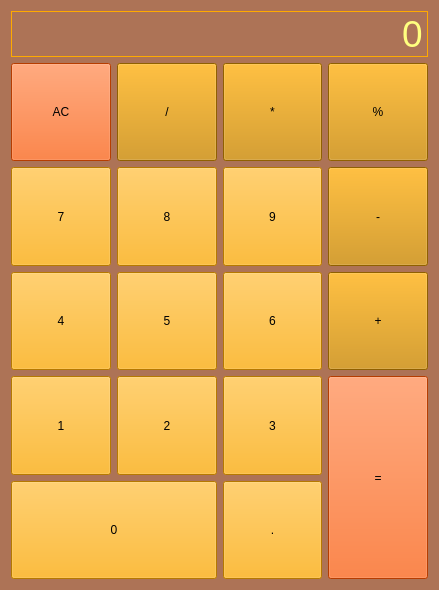
<?xml version="1.0" encoding="UTF-8"?>
<ui version="4.0">
 <class>MainWindow</class>
 <widget class="QMainWindow" name="MainWindow">
  <property name="geometry">
   <rect>
    <x>0</x>
    <y>0</y>
    <width>439</width>
    <height>590</height>
   </rect>
  </property>
  <property name="windowTitle">
   <string>MainWindow</string>
  </property>
  <property name="styleSheet">
   <string notr="true">background-color:rgb(173, 115, 86)</string>
  </property>
  <widget class="QWidget" name="centralWidget">
   <layout class="QVBoxLayout" name="verticalLayout">
    <item>
     <widget class="QLineEdit" name="result">
      <property name="sizePolicy">
       <sizepolicy hsizetype="Expanding" vsizetype="Fixed">
        <horstretch>0</horstretch>
        <verstretch>100</verstretch>
       </sizepolicy>
      </property>
      <property name="font">
       <font>
        <pointsize>28</pointsize>
       </font>
      </property>
      <property name="styleSheet">
       <string notr="true">color: rgb(255, 255, 127);
border: 1px solid rgb(255, 170, 0)</string>
      </property>
      <property name="text">
       <string>0</string>
      </property>
      <property name="alignment">
       <set>Qt::AlignRight|Qt::AlignTrailing|Qt::AlignVCenter</set>
      </property>
     </widget>
    </item>
    <item>
     <layout class="QGridLayout" name="gridLayout">
      <item row="4" column="0" colspan="2">
       <widget class="QPushButton" name="pushButton_10">
        <property name="sizePolicy">
         <sizepolicy hsizetype="Minimum" vsizetype="Minimum">
          <horstretch>0</horstretch>
          <verstretch>0</verstretch>
         </sizepolicy>
        </property>
        <property name="baseSize">
         <size>
          <width>0</width>
          <height>0</height>
         </size>
        </property>
        <property name="styleSheet">
         <string notr="true">background-color: rgb(255, 170, 0)</string>
        </property>
        <property name="text">
         <string>0</string>
        </property>
       </widget>
      </item>
      <item row="0" column="0">
       <widget class="QPushButton" name="clear_btn">
        <property name="sizePolicy">
         <sizepolicy hsizetype="Minimum" vsizetype="Minimum">
          <horstretch>0</horstretch>
          <verstretch>0</verstretch>
         </sizepolicy>
        </property>
        <property name="styleSheet">
         <string notr="true">background-color: rgb(255, 85, 0)</string>
        </property>
        <property name="text">
         <string>AC</string>
        </property>
       </widget>
      </item>
      <item row="3" column="1">
       <widget class="QPushButton" name="pushButton_8">
        <property name="sizePolicy">
         <sizepolicy hsizetype="Minimum" vsizetype="Minimum">
          <horstretch>0</horstretch>
          <verstretch>0</verstretch>
         </sizepolicy>
        </property>
        <property name="baseSize">
         <size>
          <width>0</width>
          <height>0</height>
         </size>
        </property>
        <property name="styleSheet">
         <string notr="true">background-color: rgb(255, 170, 0)</string>
        </property>
        <property name="text">
         <string>2</string>
        </property>
       </widget>
      </item>
      <item row="1" column="1">
       <widget class="QPushButton" name="pushButton_3">
        <property name="sizePolicy">
         <sizepolicy hsizetype="Minimum" vsizetype="Minimum">
          <horstretch>0</horstretch>
          <verstretch>0</verstretch>
         </sizepolicy>
        </property>
        <property name="baseSize">
         <size>
          <width>0</width>
          <height>0</height>
         </size>
        </property>
        <property name="styleSheet">
         <string notr="true">background-color: rgb(255, 170, 0)</string>
        </property>
        <property name="text">
         <string>8</string>
        </property>
       </widget>
      </item>
      <item row="2" column="1">
       <widget class="QPushButton" name="pushButton_5">
        <property name="sizePolicy">
         <sizepolicy hsizetype="Minimum" vsizetype="Minimum">
          <horstretch>0</horstretch>
          <verstretch>0</verstretch>
         </sizepolicy>
        </property>
        <property name="baseSize">
         <size>
          <width>0</width>
          <height>0</height>
         </size>
        </property>
        <property name="styleSheet">
         <string notr="true">background-color: rgb(255, 170, 0)</string>
        </property>
        <property name="text">
         <string>5</string>
        </property>
       </widget>
      </item>
      <item row="2" column="3">
       <widget class="QPushButton" name="pushButton_14">
        <property name="sizePolicy">
         <sizepolicy hsizetype="Minimum" vsizetype="Minimum">
          <horstretch>0</horstretch>
          <verstretch>0</verstretch>
         </sizepolicy>
        </property>
        <property name="baseSize">
         <size>
          <width>0</width>
          <height>0</height>
         </size>
        </property>
        <property name="styleSheet">
         <string notr="true">background-color: rgb(202, 135, 0)</string>
        </property>
        <property name="text">
         <string>+</string>
        </property>
       </widget>
      </item>
      <item row="1" column="0">
       <widget class="QPushButton" name="pushButton_2">
        <property name="sizePolicy">
         <sizepolicy hsizetype="Minimum" vsizetype="Minimum">
          <horstretch>0</horstretch>
          <verstretch>0</verstretch>
         </sizepolicy>
        </property>
        <property name="baseSize">
         <size>
          <width>0</width>
          <height>0</height>
         </size>
        </property>
        <property name="styleSheet">
         <string notr="true">background-color: rgb(255, 170, 0)</string>
        </property>
        <property name="text">
         <string>7</string>
        </property>
       </widget>
      </item>
      <item row="0" column="2">
       <widget class="QPushButton" name="pushButton_19">
        <property name="sizePolicy">
         <sizepolicy hsizetype="Minimum" vsizetype="Minimum">
          <horstretch>0</horstretch>
          <verstretch>0</verstretch>
         </sizepolicy>
        </property>
        <property name="styleSheet">
         <string notr="true">background-color: rgb(202, 135, 0)</string>
        </property>
        <property name="text">
         <string>*</string>
        </property>
       </widget>
      </item>
      <item row="0" column="3">
       <widget class="QPushButton" name="pushButton_20">
        <property name="sizePolicy">
         <sizepolicy hsizetype="Minimum" vsizetype="Minimum">
          <horstretch>0</horstretch>
          <verstretch>0</verstretch>
         </sizepolicy>
        </property>
        <property name="styleSheet">
         <string notr="true">background-color: rgb(202, 135, 0)</string>
        </property>
        <property name="text">
         <string>%</string>
        </property>
       </widget>
      </item>
      <item row="1" column="2">
       <widget class="QPushButton" name="pushButton">
        <property name="sizePolicy">
         <sizepolicy hsizetype="Minimum" vsizetype="Minimum">
          <horstretch>0</horstretch>
          <verstretch>0</verstretch>
         </sizepolicy>
        </property>
        <property name="baseSize">
         <size>
          <width>0</width>
          <height>0</height>
         </size>
        </property>
        <property name="styleSheet">
         <string notr="true">background-color: rgb(255, 170, 0)</string>
        </property>
        <property name="text">
         <string>9</string>
        </property>
       </widget>
      </item>
      <item row="1" column="3">
       <widget class="QPushButton" name="pushButton_13">
        <property name="sizePolicy">
         <sizepolicy hsizetype="Minimum" vsizetype="Minimum">
          <horstretch>0</horstretch>
          <verstretch>0</verstretch>
         </sizepolicy>
        </property>
        <property name="baseSize">
         <size>
          <width>0</width>
          <height>0</height>
         </size>
        </property>
        <property name="styleSheet">
         <string notr="true">background-color: rgb(202, 135, 0)</string>
        </property>
        <property name="text">
         <string>-</string>
        </property>
       </widget>
      </item>
      <item row="0" column="1">
       <widget class="QPushButton" name="pushButton_18">
        <property name="sizePolicy">
         <sizepolicy hsizetype="Minimum" vsizetype="Minimum">
          <horstretch>0</horstretch>
          <verstretch>0</verstretch>
         </sizepolicy>
        </property>
        <property name="styleSheet">
         <string notr="true">background-color: rgb(202, 135, 0)</string>
        </property>
        <property name="text">
         <string>/</string>
        </property>
       </widget>
      </item>
      <item row="2" column="2">
       <widget class="QPushButton" name="pushButton_6">
        <property name="sizePolicy">
         <sizepolicy hsizetype="Minimum" vsizetype="Minimum">
          <horstretch>0</horstretch>
          <verstretch>0</verstretch>
         </sizepolicy>
        </property>
        <property name="baseSize">
         <size>
          <width>0</width>
          <height>0</height>
         </size>
        </property>
        <property name="styleSheet">
         <string notr="true">background-color: rgb(255, 170, 0)</string>
        </property>
        <property name="text">
         <string>6</string>
        </property>
       </widget>
      </item>
      <item row="3" column="2">
       <widget class="QPushButton" name="pushButton_9">
        <property name="sizePolicy">
         <sizepolicy hsizetype="Minimum" vsizetype="Minimum">
          <horstretch>0</horstretch>
          <verstretch>0</verstretch>
         </sizepolicy>
        </property>
        <property name="baseSize">
         <size>
          <width>0</width>
          <height>0</height>
         </size>
        </property>
        <property name="styleSheet">
         <string notr="true">background-color: rgb(255, 170, 0)</string>
        </property>
        <property name="text">
         <string>3</string>
        </property>
       </widget>
      </item>
      <item row="4" column="2">
       <widget class="QPushButton" name="pushButton_12">
        <property name="sizePolicy">
         <sizepolicy hsizetype="Minimum" vsizetype="Minimum">
          <horstretch>0</horstretch>
          <verstretch>0</verstretch>
         </sizepolicy>
        </property>
        <property name="baseSize">
         <size>
          <width>0</width>
          <height>0</height>
         </size>
        </property>
        <property name="styleSheet">
         <string notr="true">background-color: rgb(255, 170, 0)</string>
        </property>
        <property name="text">
         <string>.</string>
        </property>
       </widget>
      </item>
      <item row="2" column="0">
       <widget class="QPushButton" name="pushButton_4">
        <property name="sizePolicy">
         <sizepolicy hsizetype="Minimum" vsizetype="Minimum">
          <horstretch>0</horstretch>
          <verstretch>0</verstretch>
         </sizepolicy>
        </property>
        <property name="baseSize">
         <size>
          <width>0</width>
          <height>0</height>
         </size>
        </property>
        <property name="styleSheet">
         <string notr="true">background-color: rgb(255, 170, 0)</string>
        </property>
        <property name="text">
         <string>4</string>
        </property>
       </widget>
      </item>
      <item row="3" column="0">
       <widget class="QPushButton" name="pushButton_7">
        <property name="sizePolicy">
         <sizepolicy hsizetype="Minimum" vsizetype="Minimum">
          <horstretch>0</horstretch>
          <verstretch>0</verstretch>
         </sizepolicy>
        </property>
        <property name="baseSize">
         <size>
          <width>0</width>
          <height>0</height>
         </size>
        </property>
        <property name="styleSheet">
         <string notr="true">background-color: rgb(255, 170, 0)</string>
        </property>
        <property name="text">
         <string>1</string>
        </property>
       </widget>
      </item>
      <item row="3" column="3" rowspan="2">
       <widget class="QPushButton" name="pushButton_16">
        <property name="sizePolicy">
         <sizepolicy hsizetype="Minimum" vsizetype="Minimum">
          <horstretch>0</horstretch>
          <verstretch>0</verstretch>
         </sizepolicy>
        </property>
        <property name="baseSize">
         <size>
          <width>0</width>
          <height>0</height>
         </size>
        </property>
        <property name="styleSheet">
         <string notr="true">background-color: rgb(255, 85, 0)</string>
        </property>
        <property name="text">
         <string>=</string>
        </property>
       </widget>
      </item>
     </layout>
    </item>
   </layout>
  </widget>
 </widget>
 <layoutdefault spacing="6" margin="11"/>
 <resources/>
 <connections/>
</ui>
